Frame 1 (no input): blank canvas, image omitted
Frame 60 (no input): blank canvas, image omitted
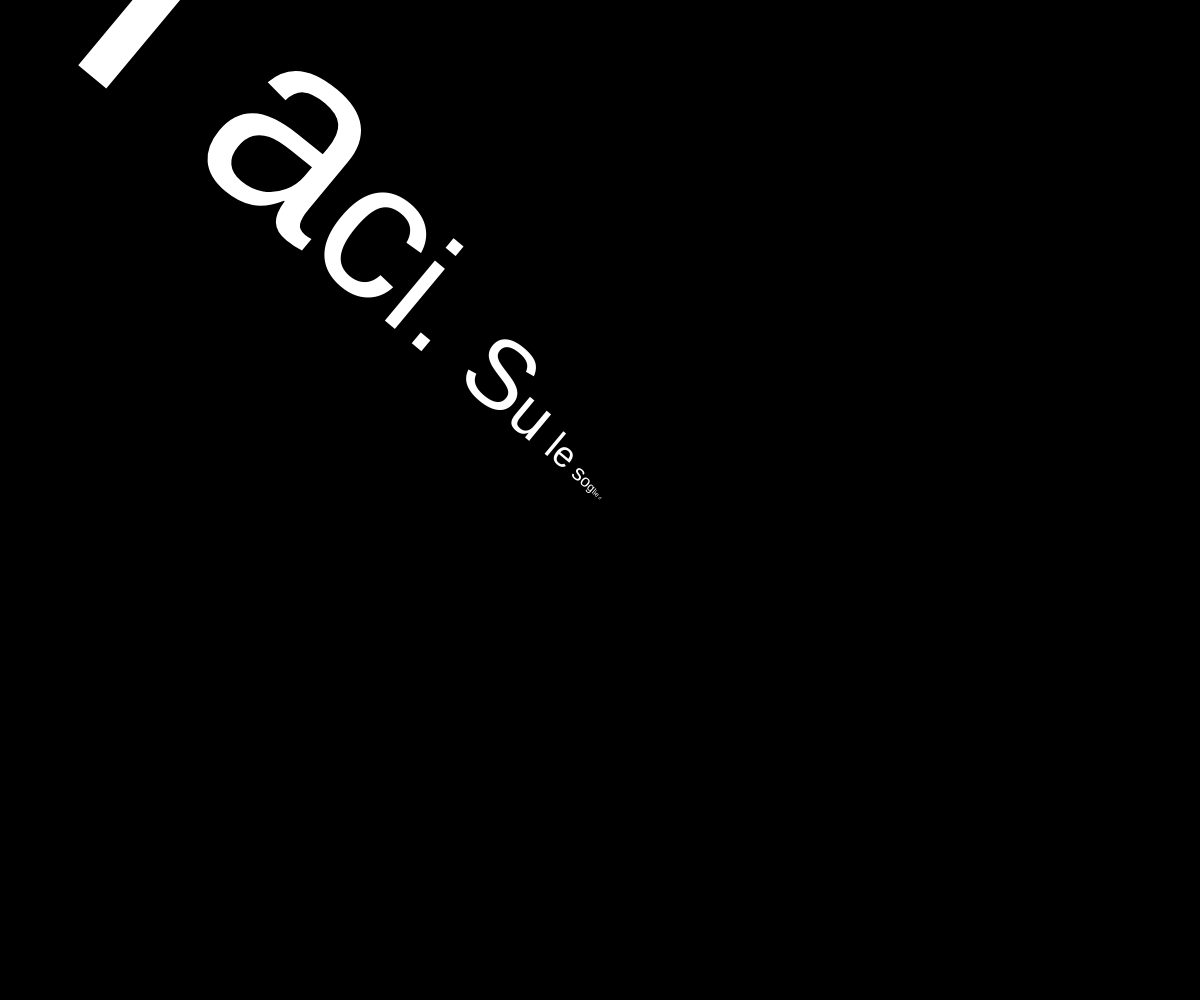
Frame 120 (the mouse pressed at the canvas centre since frame 60)

The p5.js sketch whose frames 1 and 60 were blank and that drew this single picture after the mouse press (run headless with seeded random() and noise() and a simulated clock; from frame 60 on, the mouse is pressed at the canvas centre):

// p5.js sketch
// ── sketch.js

function preload(){
  // put preload code here
}

var x = 0, y = 0;
var stepSize = 200.0;
var letters = "Taci. Su le soglie del bosco non odo parole che dici umane; ma odo parole più nuove che parlano gocciole e foglie lontane. Ascolta. Piove dalle nuvole sparse. Piove su le tamerici salmastre ed arse, piove su i pini scagliosi ed irti, piove su i mirti divini, su le ginestre fulgenti di fiori accolti, su i ginepri folti di coccole aulenti, piove su i nostri vólti silvani, piove su le nostre mani ignude, su i nostri vestimenti leggieri, su i freschi pensieri che l’anima schiude novella, su la favola bella che ieri t’illuse, che oggi m’illude, o Ermione.";
var fontSizeMin = 3;
var angleDistortion = 0.0;
var counter = 0;



function setup() {
  // put setup code here
  createCanvas(windowWidth, windowHeight);
  background(0);
   smooth();
   cursor(CROSS);

   x = mouseX;
   y = mouseY;

 textAlign(LEFT);
 fill(255);

}


function draw() {
  // put drawing code here

  if (mouseOver) {
  var d = dist(x,y, mouseX, mouseY);
  textFont('Arial');
  textSize(fontSizeMin+d/2)
  var newLetter = letters.charAt(counter);;
  stepSize = textWidth(newLetter);

  if (d > stepSize) {
    var angle = atan2(mouseY-y, mouseX-x);

    push();
    translate(x, y);
    rotate(angle + random(angleDistortion));
    text(newLetter, 0, 0);
    pop();

    counter++;
   if (counter > letters.length-1) counter = 0;

    x = x + cos(angle) * stepSize;
    y = y + sin(angle) * stepSize;
  }
}
}

function mouseOver() {
x = mouseX;
y = mouseY;
}



function windowResized() {
  resizeCanvas(windowWidth, windowHeight)

}
